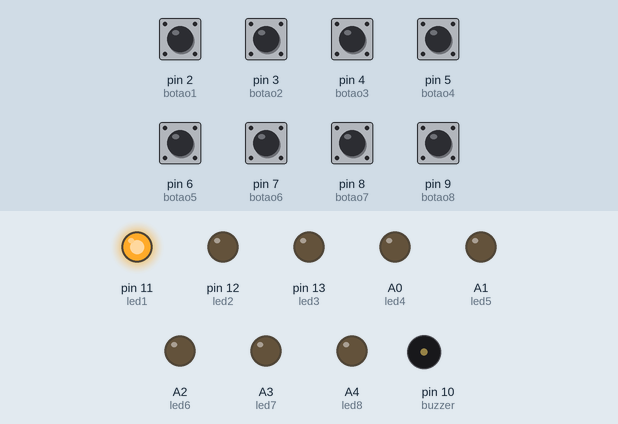
This sketch was run on a simulated Arduino Uno, built with avr-gcc and run on an emulated ATmega328P. On the bench: output pins drawn as LEDs (lit = HIGH), buzzer (waves = sounding). The inputs (shaded band) are chosen by the test bench; at power-on: pin 2 (botao1), pin 3 (botao2), pin 4 (botao3), pin 5 (botao4), pin 6 (botao5), pin 7 (botao6), pin 8 (botao7), pin 9 (botao8) LOW.

Above: at 1.2 s.
1.3 s: pin 2 (botao1) pulled HIGH for 0.15 s
At 2.3 s:
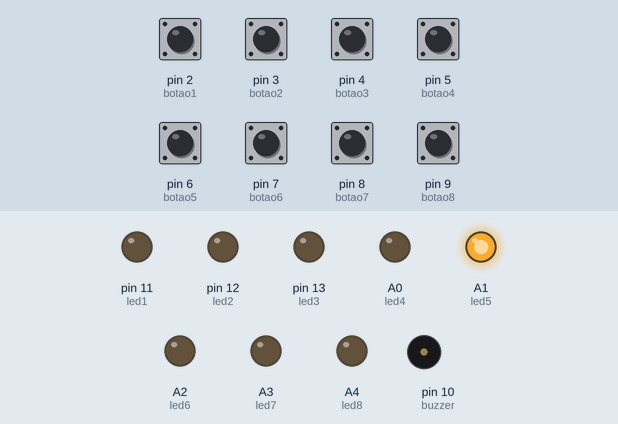
3.1 s: pin 6 (botao5) pulled HIGH for 0.15 s
At 3.7 s:
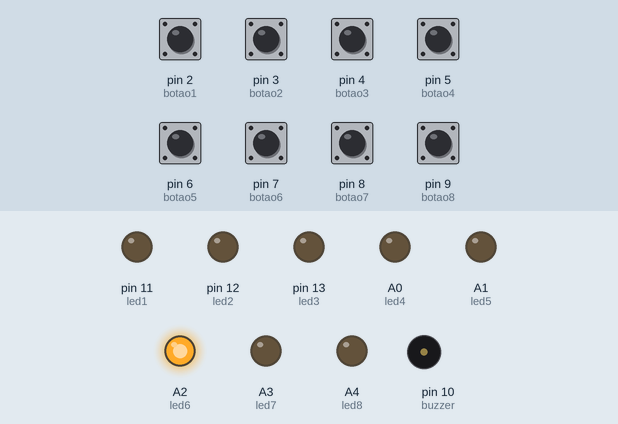
4.9 s: pin 7 (botao6) pulled HIGH for 0.15 s
At 5.0 s:
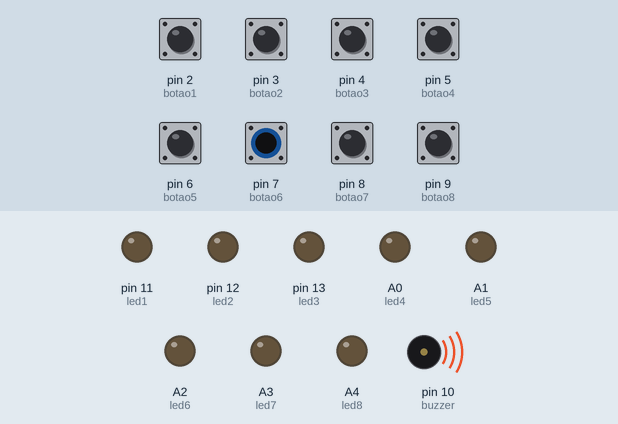
6.7 s: pin 6 (botao5) pulled HIGH for 1 s
At 7.7 s:
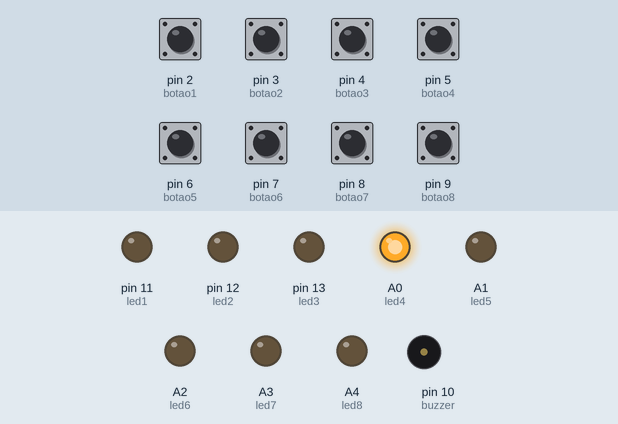
9.2 s: pin 5 (botao4) pulled HIGH for 0.15 s
At 10.7 s:
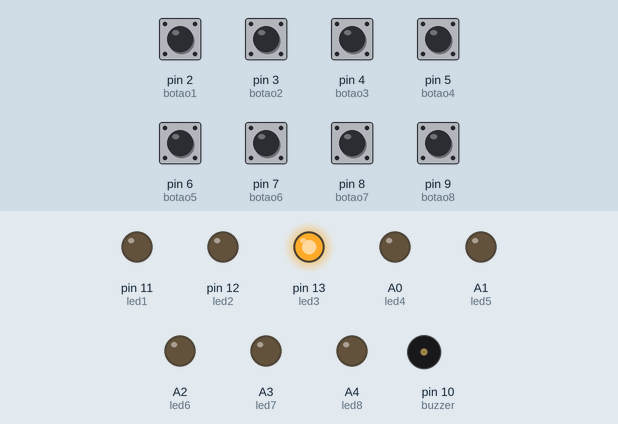
11.0 s: pin 4 (botao3) pulled HIGH for 0.15 s
At 12.4 s:
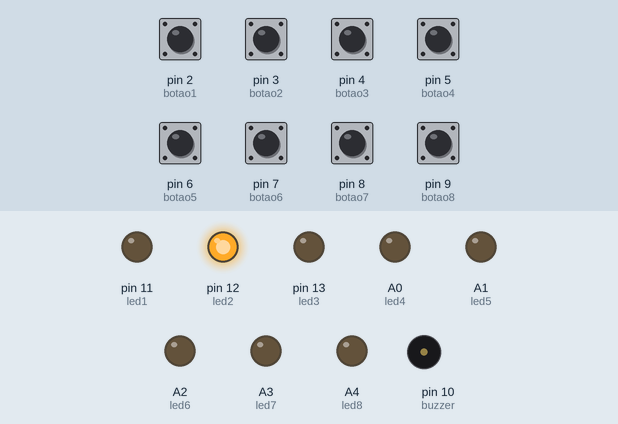
Timing chart, 0 to 13.8 s (numbered marks = the images above; inputs shaded):
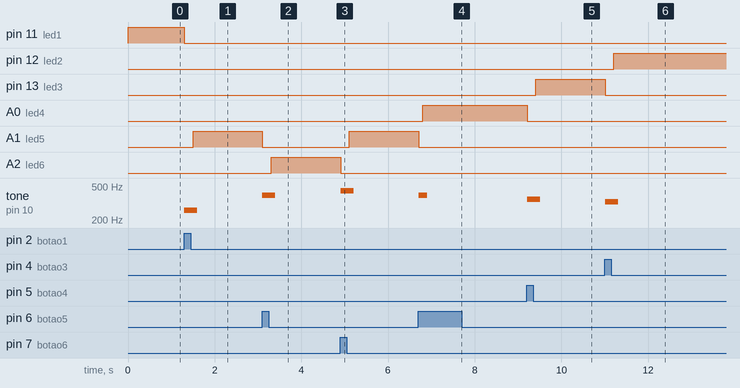

Measured:
- after the input at 1.3 s, pin 11 (led1): HIGH → LOW at once; A1 (led5): LOW → HIGH after 0.20 s; tone on pin 10 (buzzer): silent → 261 Hz at once, → silent 0.30 s later
- after the input at 3.1 s, A1 (led5): HIGH → LOW at once; A2 (led6): LOW → HIGH after 0.20 s; tone on pin 10 (buzzer): silent → 392 Hz at once, → silent 0.30 s later
- after the input at 4.9 s, A1 (led5): LOW → HIGH after 0.20 s; A2 (led6): HIGH → LOW at once; tone on pin 10 (buzzer): silent → 440 Hz at once, → silent 0.30 s later
- after the input at 6.7 s, A0 (led4): LOW → HIGH after 0.11 s; A1 (led5): HIGH → LOW at once; tone on pin 10 (buzzer): silent → 392 Hz at once, → silent 0.20 s later
- after the input at 9.2 s, pin 13 (led3): LOW → HIGH after 0.21 s; A0 (led4): HIGH → LOW at once; tone on pin 10 (buzzer): silent → 349 Hz at once, → silent 0.30 s later
- after the input at 11.0 s, pin 12 (led2): LOW → HIGH after 0.21 s; pin 13 (led3): HIGH → LOW at once; tone on pin 10 (buzzer): silent → 329 Hz at once, → silent 0.30 s later

The sketch:

PianoTutor.ino
```cpp
// Array de notas
String notas[] = {
  "do", "do", "sol", "sol", "la", "la", "sol",
  "fa", "fa", "mi", "mi", "re", "re", "do",
  "sol", "sol", "fa", "fa", "mi", "mi", "re",
  "sol", "sol", "fa", "fa", "mi", "mi", "re",
  "do", "do", "sol", "sol", "la", "la", "sol",
  "fa", "fa", "mi", "mi", "re", "re", "do"
};

int count = 0;

//definindo botoes
int botao1 = 2;
int botao2 = 3;
int botao3 = 4;
int botao4 = 5;
int botao5 = 6;
int botao6 = 7;
int botao7 = 8;
int botao8 = 9;

// definindo leds
int led1 = 11;
int led2 = 12;
int led3 = 13;
int led4 = A0;
int led5 = A1;
int led6 = A2;
int led7 = A3;
int led8 = A4;

int buzzer = 10;

void setup(){
  // ligando botoes
  pinMode(botao1, INPUT);
  pinMode(botao2, INPUT);
  pinMode(botao3, INPUT);
  pinMode(botao4, INPUT);
  pinMode(botao5, INPUT);
  pinMode(botao6, INPUT);
  pinMode(botao7, INPUT);
  pinMode(botao8, INPUT);

  // ligando leds
  pinMode(led1, OUTPUT);
  pinMode(led2, OUTPUT);
  pinMode(led3, OUTPUT);
  pinMode(led4, OUTPUT);
  pinMode(led5, OUTPUT);
  pinMode(led6, OUTPUT);
  pinMode(led7, OUTPUT);
  pinMode(led8, OUTPUT);

  // apagando os leds
  digitalWrite(led1, LOW);
  digitalWrite(led2, LOW);
  digitalWrite(led3, LOW);
  digitalWrite(led4, LOW);
  digitalWrite(led5, LOW);
  digitalWrite(led6, LOW);
  digitalWrite(led7, LOW);
  digitalWrite(led8, LOW);

  pinMode(buzzer, OUTPUT);
}

void loop(){

  if(count <= sizeof(notas)/sizeof(notas[0])){

    if (notas[count] == "do") {
      digitalWrite(led1, HIGH);
    } else if (notas[count] == "re") {
      digitalWrite(led2, HIGH);
    } else if (notas[count] == "mi") {
      digitalWrite(led3, HIGH);
    } else if (notas[count] == "fa") {
      digitalWrite(led4, HIGH);
    } else if (notas[count] == "sol") {
      digitalWrite(led5, HIGH);
    } else if (notas[count] == "la") {
      digitalWrite(led6, HIGH);
    } else if (notas[count] == "si") {
      digitalWrite(led7, HIGH);
    } else if (notas[count] == "do") {
      digitalWrite(led8, HIGH);
    }

    int v1 = digitalRead(botao1);
    int v2 = digitalRead(botao2);
    int v3 = digitalRead(botao3);
    int v4 = digitalRead(botao4);
    int v5 = digitalRead(botao5);
    int v6 = digitalRead(botao6);
    int v7 = digitalRead(botao7);
    int v8 = digitalRead(botao8);

    if(v1 == 1 && notas[count] == "do"){
      tone(buzzer, 261, 200);
      digitalWrite(led1, LOW);
      digitalWrite(led8, LOW);
      count++;
    }

    if(v2 == 1 && notas[count] == "re"){
      tone(buzzer, 293, 200);
      digitalWrite(led2, LOW);
      count++;
    }

    if(v3 == 1 && notas[count] == "mi"){
      tone(buzzer, 329, 200);
      digitalWrite(led3, LOW);
      count++;
    }

    if(v4 == 1 && notas[count] == "fa"){
      tone(buzzer, 349, 200);
      digitalWrite(led4, LOW);
      count++;
    }

    if(v5 == 1 && notas[count] == "sol"){
      tone(buzzer, 392, 200);
      digitalWrite(led5, LOW);
      count++;
    }

    if(v6 == 1 && notas[count] == "la"){
      tone(buzzer, 440, 200);
      digitalWrite(led6, LOW);
      count++;
    }

    if(v7 == 1 && notas[count] == "si"){
      tone(buzzer, 495, 200);
      digitalWrite(led7, LOW);
      count++;
    }

    if(v8 == 1 && notas[count] == "do"){
      tone(buzzer, 528, 200);
      digitalWrite(led8, LOW);
      digitalWrite(led1, LOW);
      count++;
    }

    delay(100);

  }
}
```
